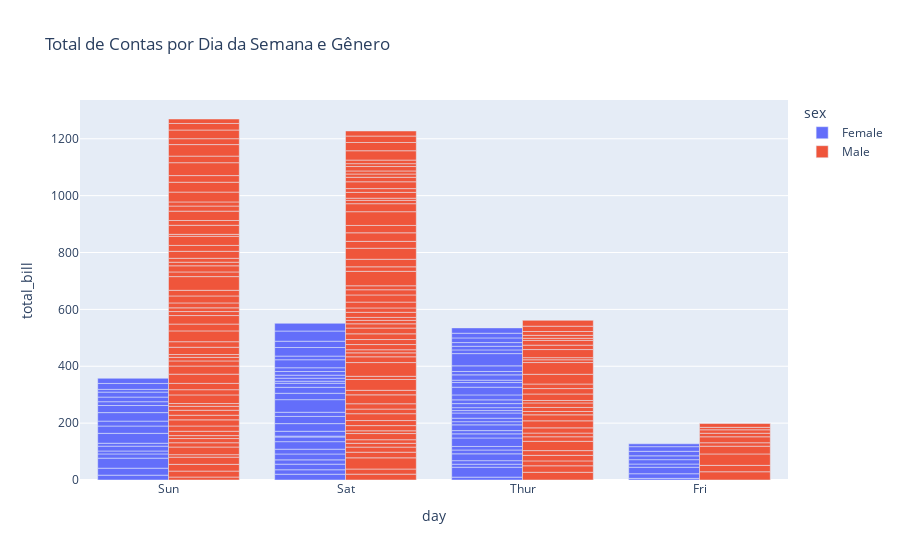

Here is the notebook cell this chart was saved with:
### Markdown cell above
**Gráfico de Barras**

Gráficos de barras são ótimos para comparar valores categóricos.

### Code cell
import plotly.express as px

# Dataset exemplo
df = px.data.tips()

# Criando o gráfico de barras
fig = px.bar(df, x='day', y='total_bill', color='sex', barmode='group',
             title='Total de Contas por Dia da Semana e Gênero')
fig.show()

### Figure 1 — Plotly figure (JSON) as saved in the notebook; plotly's stock layout.template omitted (floating-point values rounded to 4 significant figures; data arrays with more than 128 entries replaced by an {"elided": "..."} marker saying what was removed)
{"data": [{"alignmentgroup": "True", "hovertemplate": "sex=Female<br>day=%{x}<br>total_bill=%{y}<extra></extra>", "legendgroup": "Female", "marker": {"color": "#636efa", "pattern": {"shape": ""}}, "name": "Female", "offsetgroup": "Female", "orientation": "v", "showlegend": true, "textposition": "auto", "type": "bar", "x": ["Sun", "Sun", "Sun", "Sun", "Sun", "Sun", "Sat", "Sat", "Sat", "Sat", "Sat", "Sat", "Sun", "Sun", "Sat", "Sat", "Sat", "Sat", "Sat", "Sat", "Sat", "Thur", "Thur", "Fri", "Fri", "Fri", "Fri", "Fri", "Sat", "Sat", "Sat", "Sat", "Sat", "Sun", "Sun", "Thur", "Thur", "Thur", "Thur", "Thur", "Thur", "Thur", "Thur", "Thur", "Thur", "Thur", "Thur", "Thur", "Thur", "Thur", "Thur", "Thur", "Thur", "Thur", "Thur", "Thur", "Thur", "Sun", "Sun", "Sun", "Sun", "Sun", "Sat", "Sat", "Sun", "Sun", "Sun", "Thur", "Thur", "Thur", "Thur", "Thur", "Thur", "Thur", "Sat", "Sat", "Sat", "Sat", "Sat", "Fri", "Fri", "Fri", "Fri", "Sat", "Sat", "Sat", "Thur"], "xaxis": "x", "y": [16.99, 24.59, 35.26, 14.83, 10.33, 16.97, 20.29, 15.77, 19.65, 15.06, 20.69, 16.93, 10.29, 34.81, 26.41, 16.45, 3.07, 17.07, 26.86, 25.28, 14.73, 10.07, 34.83, 5.75, 16.32, 22.75, 11.35, 15.38, 44.3, 22.42, 20.92, 14.31, 7.25, 25.71, 17.31, 10.65, 12.43, 24.08, 13.42, 12.48, 29.8, 14.52, 11.38, 20.27, 11.17, 12.26, 18.26, 8.51, 10.33, 14.15, 13.16, 17.47, 27.05, 16.43, 8.35, 18.64, 11.87, 29.85, 25, 13.39, 16.21, 17.51, 10.59, 10.63, 9.6, 20.9, 18.15, 19.81, 43.11, 13, 12.74, 13, 16.4, 16.47, 12.76, 13.27, 28.17, 12.9, 30.14, 13.42, 15.98, 16.27, 10.09, 22.12, 35.83, 27.18, 18.78], "yaxis": "y"}, {"alignmentgroup": "True", "hovertemplate": "sex=Male<br>day=%{x}<br>total_bill=%{y}<extra></extra>", "legendgroup": "Male", "marker": {"color": "#EF553B", "pattern": {"shape": ""}}, "name": "Male", "offsetgroup": "Male", "orientation": "v", "showlegend": true, "textposition": "auto", "type": "bar", "x": {"elided": "157 str values"}, "xaxis": "x", "y": {"elided": "157 float values"}, "yaxis": "y"}], "layout": {"barmode": "group", "legend": {"title": {"text": "sex"}, "tracegroupgap": 0}, "title": {"text": "Total de Contas por Dia da Semana e Gênero"}, "xaxis": {"anchor": "y", "domain": [0, 1], "title": {"text": "day"}}, "yaxis": {"anchor": "x", "domain": [0, 1], "title": {"text": "total_bill"}}}}
